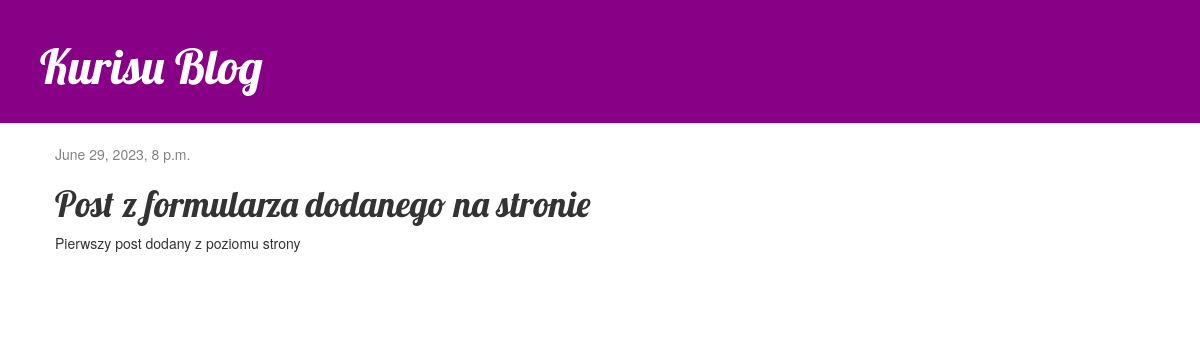
Screenshot of /post/9/ with the database file from the repository.
### blog/models.py (models this page shows, shortened)
class Post(models.Model):
    author = models.ForeignKey(settings.AUTH_USER_MODEL, on_delete=models.CASCADE)
    title = models.CharField(max_length=200)
    text = models.TextField()
    created_date = models.DateTimeField(default=timezone.now)
    published_date = models.DateTimeField(blank=True, null=True)

### blog/views.py (the view)
# urls.py: path('post/<int:pk>/', views.post_detail, name='post_detail'),
def post_detail(request, pk):
    post = get_object_or_404(Post, pk=pk)
    return render(request, 'blog/post_detail.html', {'post': post})

### blog/templates/blog/post_detail.html (shortened to what this page needs)
{% extends 'blog/index.html' %}
{% block content %}
<div class="post">
    {% if post.published_date %}
    <div class="date">
        {{ post.published_date }}
    </div>
{% endif %}
    <h1>{{ post.title }}</h1>
    <p>{{ post.text|linebreaksbr }}</p>
</div>
{% endblock %}

### blog/static/css/blog.css (style rules this page uses)
h1, h2, h3, h4 { font-family: 'Lobster', cursive; }
.date { color: #828282; }
.post { margin-bottom: 70px; }

### rows the page displays
Post: published_date "June 29, 2023, 8 p.m.", title "Post z formularza dodanego na stronie", text "Pierwszy post dodany z poziomu strony"
